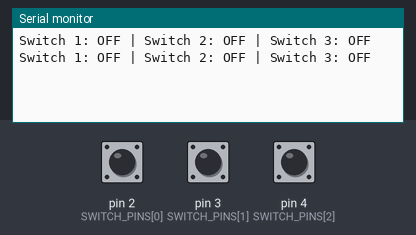
The sketch below on a simulated Arduino Uno, built with avr-gcc and run on an emulated ATmega328P. Shown: the last lines printed to the serial monitor. The inputs (shaded band) are chosen by the test bench; at power-on: pin 2 (SWITCH_PINS[0]) HIGH, pin 3 (SWITCH_PINS[1]) HIGH, pin 4 (SWITCH_PINS[2]) HIGH.

Above: at 1.2 s.
1.3 s: pin 2 (SWITCH_PINS[0]) pulled LOW for 0.15 s
At 1.46 s:
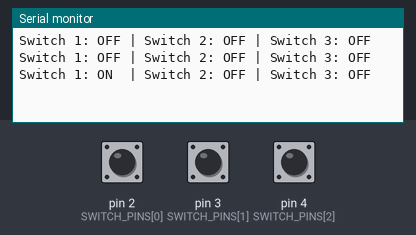
4.4 s: pin 3 (SWITCH_PINS[1]) pulled LOW for 0.15 s
At 4.56 s:
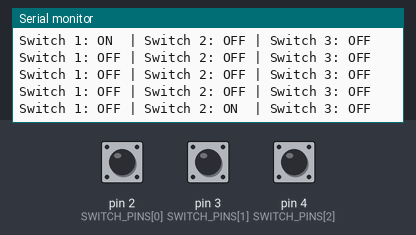
7.5 s: pin 4 (SWITCH_PINS[2]) pulled LOW for 0.15 s
At 7.66 s:
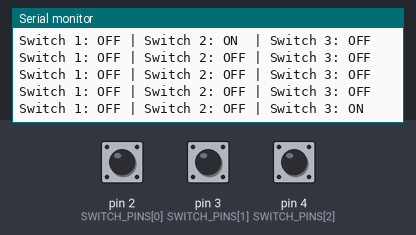

Measured:
- after the input at 1.3 s, the serial monitor: prints a new line at once (image 1)
- after the input at 4.4 s, the serial monitor: prints a new line at once (image 2)
- after the input at 7.5 s, the serial monitor: prints a new line at once (image 3)

The sketch:

vinyl_panel.ino
```cpp
/*
 * Vinyl Processor front panel.
 *
 * Three toggle switches, each wired between a pin and ground, using the
 * internal pull-ups: closed reads LOW and means ON.
 *
 *   Pin 2 -> declicker
 *   Pin 3 -> denoiser
 *   Pin 4 -> monitor (hear only what is being removed)
 *
 * Sends one line per reading at 9600 baud:
 *   Switch 1: ON  | Switch 2: OFF | Switch 3: OFF
 *
 * The host applies only what changed, so repeating the current state is
 * harmless and makes the panel self-healing after a reconnect.
 */

const int SWITCH_PINS[3] = {2, 3, 4};
const unsigned long DEBOUNCE_MS = 25;
const unsigned long HEARTBEAT_MS = 1000;

bool state[3];
bool lastRead[3];
unsigned long lastChange[3];
unsigned long lastSend = 0;

void setup() {
  Serial.begin(9600);
  for (int i = 0; i < 3; i++) {
    pinMode(SWITCH_PINS[i], INPUT_PULLUP);
    state[i] = lastRead[i] = (digitalRead(SWITCH_PINS[i]) == LOW);
    lastChange[i] = 0;
  }
  sendState();
}

void sendState() {
  for (int i = 0; i < 3; i++) {
    Serial.print("Switch ");
    Serial.print(i + 1);
    Serial.print(": ");
    Serial.print(state[i] ? "ON " : "OFF");
    if (i < 2) Serial.print(" | ");
  }
  Serial.println();
  lastSend = millis();
}

void loop() {
  bool changed = false;
  unsigned long now = millis();

  for (int i = 0; i < 3; i++) {
    bool reading = (digitalRead(SWITCH_PINS[i]) == LOW);
    if (reading != lastRead[i]) {
      lastRead[i] = reading;
      lastChange[i] = now;
    } else if (reading != state[i] && (now - lastChange[i]) > DEBOUNCE_MS) {
      state[i] = reading;
      changed = true;
    }
  }

  // Send on change, and periodically so the host recovers after a reconnect.
  if (changed || (now - lastSend) > HEARTBEAT_MS) {
    sendState();
  }
}
```
